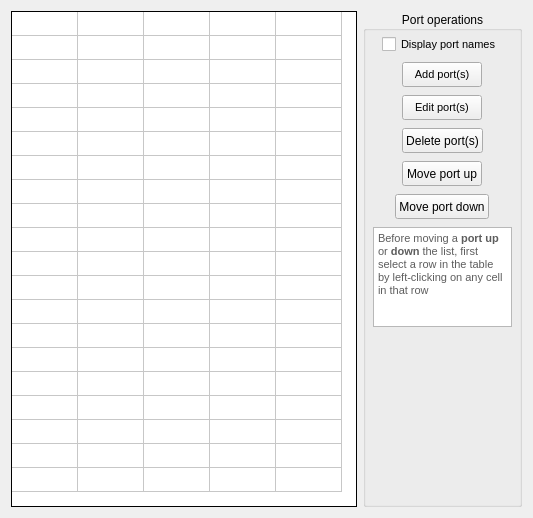
     <widget class="QWidget" name="tab">
      <property name="autoFillBackground">
       <bool>true</bool>
      </property>
      <attribute name="title">
       <string>Ports Manager</string>
      </attribute>
      <layout class="QGridLayout" name="gridLayout_5">
       <item row="0" column="0">
        <widget class="QTableWidget" name="portsTable">
         <property name="font">
          <font>
           <pointsize>8</pointsize>
          </font>
         </property>
         <property name="layoutDirection">
          <enum>Qt::LeftToRight</enum>
         </property>
         <property name="autoFillBackground">
          <bool>false</bool>
         </property>
         <property name="frameShape">
          <enum>QFrame::Panel</enum>
         </property>
         <property name="frameShadow">
          <enum>QFrame::Plain</enum>
         </property>
         <property name="lineWidth">
          <number>1</number>
         </property>
         <property name="sizeAdjustPolicy">
          <enum>QAbstractScrollArea::AdjustToContents</enum>
         </property>
         <property name="alternatingRowColors">
          <bool>false</bool>
         </property>
         <property name="selectionMode">
          <enum>QAbstractItemView::NoSelection</enum>
         </property>
         <property name="selectionBehavior">
          <enum>QAbstractItemView::SelectRows</enum>
         </property>
         <property name="textElideMode">
          <enum>Qt::ElideRight</enum>
         </property>
         <property name="showGrid">
          <bool>true</bool>
         </property>
         <property name="gridStyle">
          <enum>Qt::SolidLine</enum>
         </property>
         <property name="cornerButtonEnabled">
          <bool>false</bool>
         </property>
         <property name="rowCount">
          <number>20</number>
         </property>
         <property name="columnCount">
          <number>5</number>
         </property>
         <attribute name="horizontalHeaderVisible">
          <bool>false</bool>
         </attribute>
         <attribute name="horizontalHeaderCascadingSectionResizes">
          <bool>false</bool>
         </attribute>
         <attribute name="horizontalHeaderMinimumSectionSize">
          <number>40</number>
         </attribute>
         <attribute name="horizontalHeaderDefaultSectionSize">
          <number>66</number>
         </attribute>
         <attribute name="horizontalHeaderHighlightSections">
          <bool>true</bool>
         </attribute>
         <attribute name="verticalHeaderVisible">
          <bool>false</bool>
         </attribute>
         <attribute name="verticalHeaderMinimumSectionSize">
          <number>24</number>
         </attribute>
         <attribute name="verticalHeaderDefaultSectionSize">
          <number>24</number>
         </attribute>
         <attribute name="verticalHeaderHighlightSections">
          <bool>true</bool>
         </attribute>
         <attribute name="verticalHeaderStretchLastSection">
          <bool>false</bool>
         </attribute>
         <row/>
         <row/>
         <row/>
         <row/>
         <row/>
         <row/>
         <row/>
         <row/>
         <row/>
         <row/>
         <row/>
         <row/>
         <row/>
         <row/>
         <row/>
         <row/>
         <row/>
         <row/>
         <row/>
         <row/>
         <column>
          <property name="text">
           <string>Port ID</string>
          </property>
          <property name="font">
           <font>
            <pointsize>8</pointsize>
            <weight>75</weight>
            <italic>true</italic>
            <bold>true</bold>
           </font>
          </property>
          <property name="textAlignment">
           <set>AlignCenter</set>
          </property>
         </column>
         <column>
          <property name="text">
           <string>Port name</string>
          </property>
          <property name="font">
           <font>
            <weight>75</weight>
            <italic>true</italic>
            <bold>true</bold>
           </font>
          </property>
          <property name="textAlignment">
           <set>AlignCenter</set>
          </property>
         </column>
         <column>
          <property name="text">
           <string>Cardinal</string>
          </property>
          <property name="font">
           <font>
            <pointsize>8</pointsize>
            <weight>75</weight>
            <italic>true</italic>
            <bold>true</bold>
           </font>
          </property>
          <property name="textAlignment">
           <set>AlignCenter</set>
          </property>
         </column>
         <column>
          <property name="text">
           <string>Direction</string>
          </property>
          <property name="font">
           <font>
            <pointsize>8</pointsize>
            <weight>75</weight>
            <italic>true</italic>
            <bold>true</bold>
           </font>
          </property>
          <property name="textAlignment">
           <set>AlignCenter</set>
          </property>
         </column>
         <column>
          <property name="text">
           <string>Signal type</string>
          </property>
          <property name="font">
           <font>
            <pointsize>8</pointsize>
            <weight>75</weight>
            <italic>true</italic>
            <bold>true</bold>
           </font>
          </property>
          <property name="textAlignment">
           <set>AlignCenter</set>
          </property>
         </column>
        </widget>
       </item>
       <item row="0" column="1">
        <widget class="QGroupBox" name="groupBox_10">
         <property name="sizePolicy">
          <sizepolicy hsizetype="Fixed" vsizetype="Preferred">
           <horstretch>0</horstretch>
           <verstretch>0</verstretch>
          </sizepolicy>
         </property>
         <property name="minimumSize">
          <size>
           <width>159</width>
           <height>150</height>
          </size>
         </property>
         <property name="title">
          <string>Port operations</string>
         </property>
         <property name="alignment">
          <set>Qt::AlignCenter</set>
         </property>
         <widget class="QWidget" name="layoutWidget">
          <property name="geometry">
           <rect>
            <x>6</x>
            <y>16</y>
            <width>147</width>
            <height>309</height>
           </rect>
          </property>
          <layout class="QVBoxLayout" name="verticalLayout_3">
           <property name="spacing">
            <number>2</number>
           </property>
           <property name="sizeConstraint">
            <enum>QLayout::SetDefaultConstraint</enum>
           </property>
           <property name="leftMargin">
            <number>4</number>
           </property>
           <property name="topMargin">
            <number>2</number>
           </property>
           <property name="rightMargin">
            <number>4</number>
           </property>
           <property name="bottomMargin">
            <number>2</number>
           </property>
           <item alignment="Qt::AlignHCenter">
            <widget class="QCheckBox" name="portDisplayCheckBox">
             <property name="sizePolicy">
              <sizepolicy hsizetype="Minimum" vsizetype="Fixed">
               <horstretch>0</horstretch>
               <verstretch>0</verstretch>
              </sizepolicy>
             </property>
             <property name="minimumSize">
              <size>
               <width>22</width>
               <height>0</height>
              </size>
             </property>
             <property name="maximumSize">
              <size>
               <width>150</width>
               <height>16777215</height>
              </size>
             </property>
             <property name="font">
              <font>
               <pointsize>8</pointsize>
               <italic>false</italic>
              </font>
             </property>
             <property name="layoutDirection">
              <enum>Qt::LeftToRight</enum>
             </property>
             <property name="text">
              <string>Display port names</string>
             </property>
            </widget>
           </item>
           <item alignment="Qt::AlignHCenter">
            <widget class="QPushButton" name="addPortButton">
             <property name="minimumSize">
              <size>
               <width>0</width>
               <height>25</height>
              </size>
             </property>
             <property name="font">
              <font>
               <pointsize>8</pointsize>
              </font>
             </property>
             <property name="text">
              <string>Add port(s)</string>
             </property>
            </widget>
           </item>
           <item alignment="Qt::AlignHCenter">
            <widget class="QPushButton" name="editPortButton">
             <property name="minimumSize">
              <size>
               <width>0</width>
               <height>25</height>
              </size>
             </property>
             <property name="font">
              <font>
               <pointsize>8</pointsize>
              </font>
             </property>
             <property name="focusPolicy">
              <enum>Qt::StrongFocus</enum>
             </property>
             <property name="text">
              <string>Edit port(s)</string>
             </property>
            </widget>
           </item>
           <item alignment="Qt::AlignHCenter">
            <widget class="QPushButton" name="deletePortButton">
             <property name="minimumSize">
              <size>
               <width>0</width>
               <height>25</height>
              </size>
             </property>
             <property name="text">
              <string>Delete port(s)</string>
             </property>
            </widget>
           </item>
           <item alignment="Qt::AlignHCenter">
            <widget class="QPushButton" name="movePortUpButton">
             <property name="minimumSize">
              <size>
               <width>0</width>
               <height>25</height>
              </size>
             </property>
             <property name="toolTip">
              <string>&lt;html&gt;&lt;head/&gt;&lt;body&gt;&lt;p&gt;Moves the selected port up by one row&lt;/p&gt;&lt;/body&gt;&lt;/html&gt;</string>
             </property>
             <property name="text">
              <string>Move port up</string>
             </property>
            </widget>
           </item>
           <item alignment="Qt::AlignHCenter">
            <widget class="QPushButton" name="movePortDownButton">
             <property name="sizePolicy">
              <sizepolicy hsizetype="Minimum" vsizetype="Fixed">
               <horstretch>0</horstretch>
               <verstretch>0</verstretch>
              </sizepolicy>
             </property>
             <property name="minimumSize">
              <size>
               <width>0</width>
               <height>25</height>
              </size>
             </property>
             <property name="maximumSize">
              <size>
               <width>150</width>
               <height>16777215</height>
              </size>
             </property>
             <property name="toolTip">
              <string>&lt;html&gt;&lt;head/&gt;&lt;body&gt;&lt;p&gt;Moves the selected row down by one row&lt;/p&gt;&lt;/body&gt;&lt;/html&gt;</string>
             </property>
             <property name="text">
              <string>Move port down</string>
             </property>
            </widget>
           </item>
           <item>
            <widget class="QTextEdit" name="textEdit">
             <property name="sizePolicy">
              <sizepolicy hsizetype="Preferred" vsizetype="Fixed">
               <horstretch>0</horstretch>
               <verstretch>0</verstretch>
              </sizepolicy>
             </property>
             <property name="minimumSize">
              <size>
               <width>0</width>
               <height>100</height>
              </size>
             </property>
             <property name="maximumSize">
              <size>
               <width>16777215</width>
               <height>100</height>
              </size>
             </property>
             <property name="font">
              <font>
               <pointsize>8</pointsize>
              </font>
             </property>
             <property name="html">
              <string>&lt;!DOCTYPE HTML PUBLIC &quot;-//W3C//DTD HTML 4.0//EN&quot; &quot;http://www.w3.org/TR/REC-html40/strict.dtd&quot;&gt;
&lt;html&gt;&lt;head&gt;&lt;meta name=&quot;qrichtext&quot; content=&quot;1&quot; /&gt;&lt;style type=&quot;text/css&quot;&gt;
p, li { white-space: pre-wrap; }
&lt;/style&gt;&lt;/head&gt;&lt;body style=&quot; font-family:'Segoe UI'; font-size:8pt; font-weight:400; font-style:normal;&quot;&gt;
&lt;p style=&quot; margin-top:0px; margin-bottom:0px; margin-left:0px; margin-right:0px; -qt-block-indent:0; text-indent:0px;&quot;&gt;&lt;span style=&quot; font-family:'MS Shell Dlg 2'; color:#5d5d5d;&quot;&gt;Before moving a&lt;/span&gt;&lt;span style=&quot; font-family:'MS Shell Dlg 2'; font-weight:600; color:#5d5d5d;&quot;&gt; port&lt;/span&gt;&lt;span style=&quot; font-family:'MS Shell Dlg 2'; color:#5d5d5d;&quot;&gt; &lt;/span&gt;&lt;span style=&quot; font-family:'MS Shell Dlg 2'; font-weight:600; color:#5d5d5d;&quot;&gt;up&lt;/span&gt;&lt;span style=&quot; font-family:'MS Shell Dlg 2'; color:#5d5d5d;&quot;&gt; or &lt;/span&gt;&lt;span style=&quot; font-family:'MS Shell Dlg 2'; font-weight:600; color:#5d5d5d;&quot;&gt;down&lt;/span&gt;&lt;span style=&quot; font-family:'MS Shell Dlg 2'; color:#5d5d5d;&quot;&gt; the list, first select a row in the table by left-clicking on any cell in that row&lt;/span&gt;&lt;/p&gt;&lt;/body&gt;&lt;/html&gt;</string>
             </property>
            </widget>
           </item>
          </layout>
         </widget>
        </widget>
       </item>
      </layout>
     </widget>
